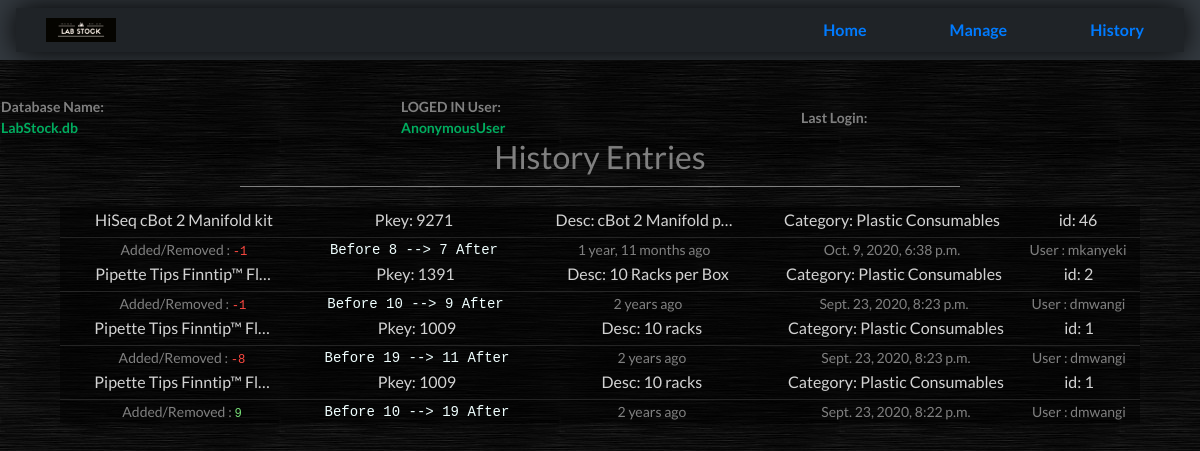
The app's page /history with its own data.
### stock/models.py (models this page shows, shortened)
class HistConf(models.Model):
	item = models.ForeignKey(Product, on_delete=models.CASCADE)
	actual= models.PositiveSmallIntegerField()
	transition = models.IntegerField()
	total = models.PositiveSmallIntegerField()
	user = models.CharField(max_length=50)
	time = models.DateTimeField()

class Product(models.Model):
	category = models.ForeignKey(Category, on_delete=models.CASCADE)
	name = models.CharField(max_length=50, unique=True)
	brand = models.CharField(max_length=50)
	Catalog_No = models.CharField(max_length=100, blank=True)
	description = models.TextField(max_length=400)
	pkey = models.PositiveSmallIntegerField(unique=True, blank=True, help_text="DONT TOUCH!!!! Unique Product Key or Catalogue number. Current P.Key is unique")
	quantity = models.PositiveSmallIntegerField(help_text="Initial quantity value. Do no try to create a produt that already exists!")
	price = models.DecimalField(max_digits=8, decimal_places=2, help_text= " ex: $ 127.99 * to TWO Decimal Places")

class Category(models.Model):
	name = models.CharField(max_length=50, unique=True)
	description = models.TextField(max_length=400)
	def __str__(self):
		return self.name

### stock/views.py (the view)
# urls.py: path('history', views.history, name='history'),
def history(request):
	context ={'history':HistConf.objects.all()[::-1]}
	return render(request, 'stock_history.html', context)

### templates/stock_history.html (shortened to what this page needs)
{% extends 'base.html' %}
{% load static %}
{% load humanize %}
{% block title %}
	<link rel="stylesheet" href="{% static 'history.css' %}">
{% endblock %}
{% block content %}
<h2 class="title">History Entries</h2>
<div class="histdiv">
		{% for hist in history %}
		<table>
			<tr class="item">
				<td> {{hist.item.name|truncatechars:25}} </td>
				<td style="width: 15%;"> Pkey: {{hist.item.pkey}} </td>
				<td> Desc: {{hist.item.description|truncatechars:18}} </td>
				<td> Category: {{hist.item.category}}</td>
				<td style="width: 10%;"> id: {{hist.item.id}}</td>
			</tr>
			<tr class="his">
				<td>Added/Removed :
				{% if hist.transition > 0 %}
					 <pre style="color: #77DD77; display: inline;">{{hist.transition}}</pre>
				{% else %}
					<pre style="color: #FF4941; display: inline;">{{hist.transition}}</pre>
				{% endif %}
				</td>
				<td><pre style="color: azure; display: inline; font-size: 14px;">Before {{hist.actual}} --> {{hist.total}} After</pre></td>
				<td>{{hist.time|naturaltime}}</td>
				<td>{{hist.time}}</td>
				<td>User : {{hist.user}}</td>
			</tr>
		{% empty %}
		<tr><td>No entries in database</td></tr>
		</table>
		{% endfor %}
</div>
{% endblock %}

### static/base.css (style rules this page uses)
body { background-image: url("background_texture.jpg"); margin: 0px; font-family: 'Lato', sans-serif; }

### static/history.css (style rules this page uses)
.title { text-align: center; color: gray; width: 60%; border-bottom: 1px solid gray; margin: auto; padding-bottom: 10px; margin-bottom: 20px; }
table { color: gray; text-align: center; margin: auto; padding: 10px 10px; background-color: rgba(0, 0, 0, 0.5); margin: 0px auto; padding: 10px 20px; width: 90%; }
tr.item td { border-bottom: 1px solid rgba(50,50,50,0.7); color: lightgray; font-size: 16px; padding-bottom: 5px; width: 20%; }
tr.his td { padding: 0px 10px; font-size: 14px; }

### records on screen
HistConf: item.name "HiSeq cBot 2 Manifold kit", item.pkey "9271", item.description "cBot 2 Manifold p…", item.category "Plastic Consumables", item.id "46", transition "-1", actual "8", total "7", time "1 year, 11 months ago", time "Oct. 9, 2020, 6:38 p.m.", user "mkanyeki"
HistConf: item.name "Pipette Tips Finntip™ Fl…", item.pkey "1391", item.description "10 Racks per Box", item.category "Plastic Consumables", item.id "2", transition "-1", actual "10", total "9", time "2 years ago", time "Sept. 23, 2020, 8:23 p.m.", user "dmwangi"
HistConf: item.name "Pipette Tips Finntip™ Fl…", item.pkey "1009", item.description "10 racks", item.category "Plastic Consumables", item.id "1", transition "-8", actual "19", total "11", time "2 years ago", time "Sept. 23, 2020, 8:23 p.m.", user "dmwangi"
HistConf: item.name "Pipette Tips Finntip™ Fl…", item.pkey "1009", item.description "10 racks", item.category "Plastic Consumables", item.id "1", transition "9", actual "10", total "19", time "2 years ago", time "Sept. 23, 2020, 8:22 p.m.", user "dmwangi"

### other values on screen
{{ request.user }} "AnonymousUser"
